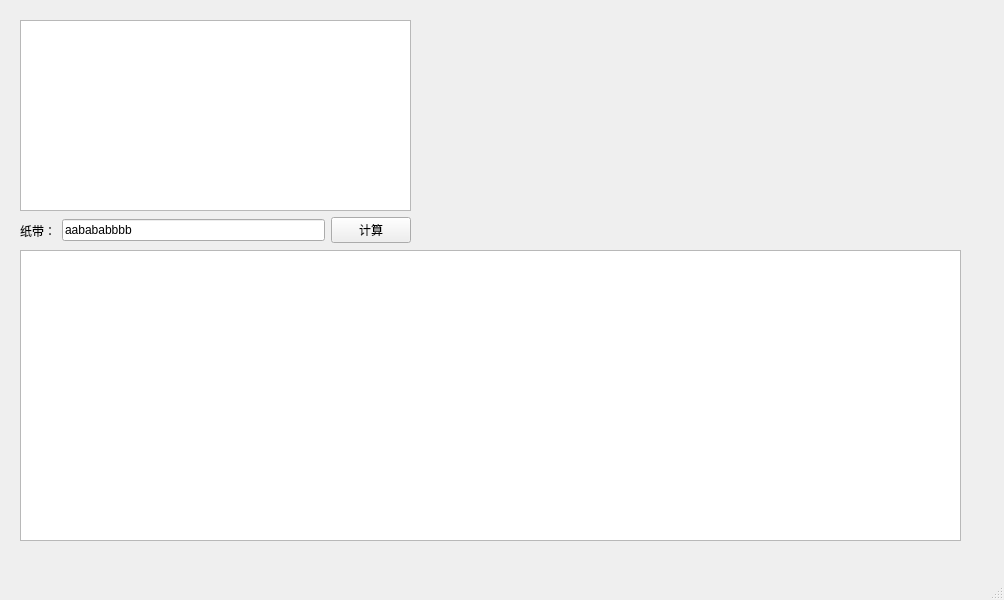
<?xml version="1.0" encoding="UTF-8"?>
<ui version="4.0">
 <class>MainWindow</class>
 <widget class="QMainWindow" name="MainWindow">
  <property name="geometry">
   <rect>
    <x>0</x>
    <y>0</y>
    <width>1004</width>
    <height>600</height>
   </rect>
  </property>
  <property name="windowTitle">
   <string>MainWindow</string>
  </property>
  <widget class="QWidget" name="centralwidget">
   <widget class="QTextBrowser" name="showGreibach">
    <property name="geometry">
     <rect>
      <x>20</x>
      <y>20</y>
      <width>391</width>
      <height>191</height>
     </rect>
    </property>
   </widget>
   <widget class="QTextBrowser" name="NPDAEdit">
    <property name="geometry">
     <rect>
      <x>20</x>
      <y>250</y>
      <width>941</width>
      <height>291</height>
     </rect>
    </property>
   </widget>
   <widget class="QLabel" name="NpdaResult">
    <property name="geometry">
     <rect>
      <x>460</x>
      <y>220</y>
      <width>191</width>
      <height>16</height>
     </rect>
    </property>
    <property name="text">
     <string/>
    </property>
   </widget>
   <widget class="QWidget" name="horizontalLayoutWidget">
    <property name="geometry">
     <rect>
      <x>20</x>
      <y>210</y>
      <width>391</width>
      <height>41</height>
     </rect>
    </property>
    <layout class="QHBoxLayout" name="horizontalLayout">
     <item>
      <widget class="QLabel" name="label">
       <property name="text">
        <string>纸带：</string>
       </property>
      </widget>
     </item>
     <item>
      <widget class="QLineEdit" name="tapeEdit">
       <property name="text">
        <string>aabababbbb</string>
       </property>
      </widget>
     </item>
     <item>
      <widget class="QPushButton" name="pushButton">
       <property name="text">
        <string>计算</string>
       </property>
      </widget>
     </item>
    </layout>
   </widget>
  </widget>
  <widget class="QMenuBar" name="menubar">
   <property name="geometry">
    <rect>
     <x>0</x>
     <y>0</y>
     <width>1004</width>
     <height>26</height>
    </rect>
   </property>
  </widget>
  <widget class="QStatusBar" name="statusbar"/>
 </widget>
 <resources/>
 <connections/>
</ui>
